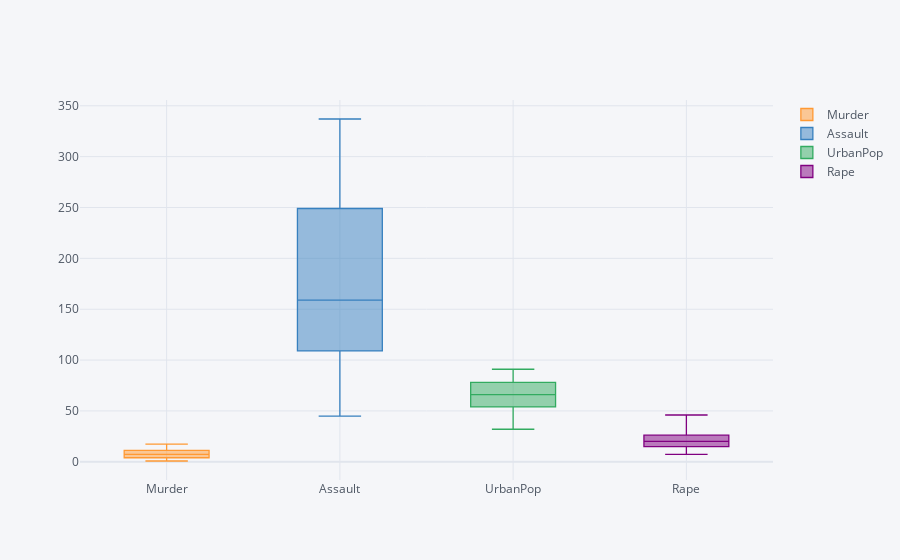

Here is the notebook cell this chart was saved with:
### Code cell
df.iplot(kind='box')

### Figure 1 — Plotly figure (JSON) as saved in the notebook; plotly's stock layout.template omitted (floating-point values rounded to 4 significant figures)
{"data": [{"boxpoints": false, "line": {"width": 1.3}, "marker": {"color": "rgba(255, 153, 51, 1.0)"}, "name": "Murder", "orientation": "v", "type": "box", "y": [13.2, 10, 8.1, 8.8, 9, 7.9, 3.3, 5.9, 15.4, 17.4, 5.3, 2.6, 10.4, 7.2, 2.2, 6, 9.7, 15.4, 2.1, 11.3, 4.4, 12.1, 2.7, 16.1, 9, 6, 4.3, 12.2, 2.1, 7.4, 11.4, 11.1, 13, 0.8, 7.3, 6.6, 4.9, 6.3, 3.4, 14.4, 3.8, 13.2, 12.7, 3.2, 2.2, 8.5, 4, 5.7, 2.6, 6.8]}, {"boxpoints": false, "line": {"width": 1.3}, "marker": {"color": "rgba(55, 128, 191, 1.0)"}, "name": "Assault", "orientation": "v", "type": "box", "y": [236, 263, 294, 190, 276, 204, 110, 238, 335, 211, 46, 120, 249, 113, 56, 115, 109, 249, 83, 300, 149, 255, 72, 259, 178, 109, 102, 252, 57, 159, 285, 254, 337, 45, 120, 151, 159, 106, 174, 279, 86, 188, 201, 120, 48, 156, 145, 81, 53, 161]}, {"boxpoints": false, "line": {"width": 1.3}, "marker": {"color": "rgba(50, 171, 96, 1.0)"}, "name": "UrbanPop", "orientation": "v", "type": "box", "y": [58, 48, 80, 50, 91, 78, 77, 72, 80, 60, 83, 54, 83, 65, 57, 66, 52, 66, 51, 67, 85, 74, 66, 44, 70, 53, 62, 81, 56, 89, 70, 86, 45, 44, 75, 68, 67, 72, 87, 48, 45, 59, 80, 80, 32, 63, 73, 39, 66, 60]}, {"boxpoints": false, "line": {"width": 1.3}, "marker": {"color": "rgba(128, 0, 128, 1.0)"}, "name": "Rape", "orientation": "v", "type": "box", "y": [21.2, 44.5, 31, 19.5, 40.6, 38.7, 11.1, 15.8, 31.9, 25.8, 20.2, 14.2, 24, 21, 11.3, 18, 16.3, 22.2, 7.8, 27.8, 16.3, 35.1, 14.9, 17.1, 28.2, 16.4, 16.5, 46, 9.5, 18.8, 32.1, 26.1, 16.1, 7.3, 21.4, 20, 29.3, 14.9, 8.3, 22.5, 12.8, 26.9, 25.5, 22.9, 11.2, 20.7, 26.2, 9.3, 10.8, 15.6]}], "layout": {"autosize": true, "legend": {"bgcolor": "#F5F6F9", "font": {"color": "#4D5663"}}, "paper_bgcolor": "#F5F6F9", "plot_bgcolor": "#F5F6F9", "title": {"font": {"color": "#4D5663"}}, "xaxis": {"autorange": true, "gridcolor": "#E1E5ED", "range": [-0.5, 3.5], "showgrid": true, "tickfont": {"color": "#4D5663"}, "title": {"font": {"color": "#4D5663"}, "text": ""}, "type": "category", "zerolinecolor": "#E1E5ED"}, "yaxis": {"autorange": true, "gridcolor": "#E1E5ED", "range": [-17.88, 355.7], "showgrid": true, "tickfont": {"color": "#4D5663"}, "title": {"font": {"color": "#4D5663"}, "text": ""}, "type": "linear", "zerolinecolor": "#E1E5ED"}}}
